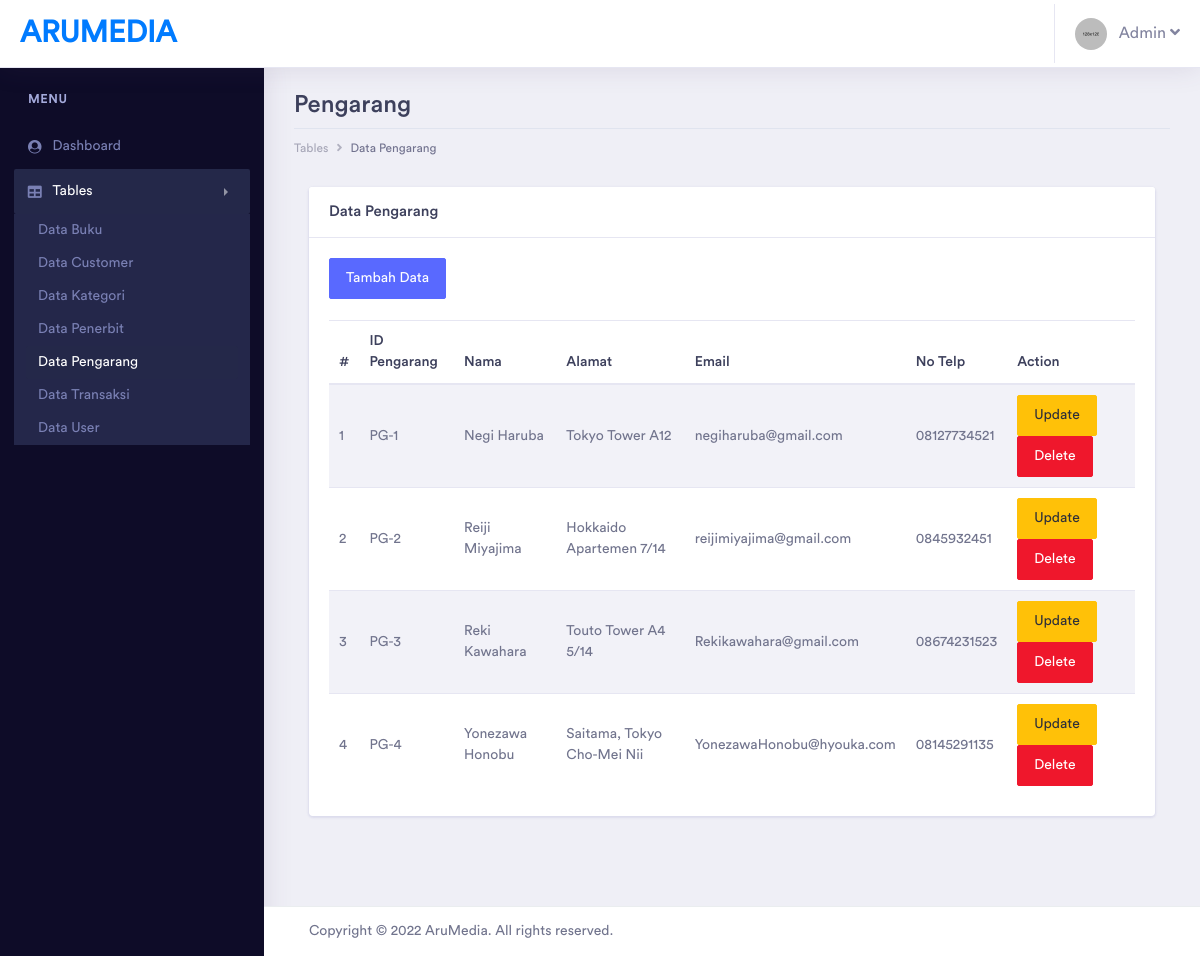
/admin/pages/tables/pengarang/table_pengarang.php (signed in), run on the app's committed database.
### tables this page shows
CREATE TABLE `pengarang` (
  `id_pengarang` varchar(20) NOT NULL,
  `nama_pengarang` varchar(100) NOT NULL,
  `alamat_pengarang` varchar(200) NOT NULL,
  `email_pengarang` varchar(50) NOT NULL,
  `telp_pengarang` varchar(20) NOT NULL,
  `deleted` tinyint(1) NOT NULL
);

### admin/pages/tables/pengarang/table_pengarang.php (the view, shortened to what this page needs)
<?php
include '../../../../helper/connection.php';
?>
<?php
if(!$_SESSION['username'] && !$_SESSION['password'] && $_SESSION['tipe_user'] != "Admin")
{
    echo "
		<script type='text/javascript'>
		alert('Anda harus login terlebih dahulu!')
		window.location='../../../index.php';
		</script>";
}
else
{
?>
<!doctype html>
<html lang="en">
<head>
    <link rel="stylesheet" href="../../../assets/vendor/bootstrap/css/bootstrap.min.css">
    <link href="../../../assets/vendor/fonts/circular-std/style.css" rel="stylesheet">
    <link rel="stylesheet" href="../../../assets/libs/css/style.css">
    <link rel="stylesheet" href="../../../assets/vendor/fonts/fontawesome/css/fontawesome-all.css">
    <link rel="stylesheet" href="../../../assets/vendor/charts/chartist-bundle/chartist.css">
    <link rel="stylesheet" href="../../../assets/vendor/charts/morris-bundle/morris.css">
    <link rel="stylesheet" href="../../../assets/vendor/fonts/material-design-iconic-font/css/materialdesignicons.min.css">
    <link rel="stylesheet" href="../../../assets/vendor/charts/c3charts/c3.css">
    <link rel="stylesheet" href="../../../assets/vendor/fonts/flag-icon-css/flag-icon.min.css">
</head>
<body>
    <div class="dashboard-main-wrapper">
        <div class="dashboard-header">
            <nav class="navbar navbar-expand-lg bg-white fixed-top">
                <a class="navbar-brand" href="../../../dashboard.php">AruMedia</a>
                <div class="collapse navbar-collapse " id="navbarSupportedContent">
                    <ul class="navbar-nav ml-auto navbar-right-top">
                        <li class="nav-item dropdown nav-user">
                            <a class="nav-link nav-user-img" href="#" id="navbarDropdownMenuLink2" data-toggle="dropdown"
                                aria-haspopup="true" aria-expanded="false"><img src="../../../assets/images/avatar-1.jpg"
                                    alt="" class="user-avatar-md rounded-circle">&nbsp;&nbsp;&nbsp;Admin <i class="fas fa-angle-down"></i></a>
                        </li>
                    </ul>
                </div>
            </nav>
        </div>
        <div class="nav-left-sidebar sidebar-dark">
            <div class="menu-list">
                <nav class="navbar navbar-expand-lg navbar-light">
                    <div class="collapse navbar-collapse" id="navbarNav">
                        <ul class="navbar-nav flex-column">
                            <li class="nav-divider">
                                Menu
                            </li>
                            <li class="nav-item ">
                                <a class="nav-link" href="../../../dashboard.php" aria-expanded="false" data-target="#submenu-1"
                                    aria-controls="submenu-1"><i class="fa fa-fw fa-user-circle"></i>Dashboard
                                    <span class="badge badge-success">6</span></a>
                            </li>
                            <li class="nav-item">
                                <a class="nav-link active" href="#" data-toggle="collapse" aria-expanded="false"
                                    data-target="#submenu-5" aria-controls="submenu-5"><i class="fas fa-fw fa-table"></i>Tables</a>
                                <div id="submenu-5" class="collapse submenu show" style="">
                                    <ul class="nav flex-column">
                                        <li class="nav-item">
                                            <a class="nav-link" href="../buku/table_buku.php">Data Buku</a>
                                        </li>
                                        <li class="nav-item">
                                            <a class="nav-link" href="../customer/table_customer.php">Data Customer</a>
                                        </li>
                                        <li class="nav-item">
                                            <a class="nav-link" href="../kategori/table_kategori.php">Data
                                                Kategori</a>
                                        </li>
                                        <li class="nav-item">
                                            <a class="nav-link" href="../penerbit/table_penerbit.php">Data Penerbit</a>
                                        </li>
                                        <li class="nav-item">
                                            <a class="nav-link active" href="table_pengarang.php">Data Pengarang</a>
                                        </li>
                                        <li class="nav-item">
                                            <a class="nav-link" href="../transaksi/table_transaksi.php">Data Transaksi</a>
                                        </li>
                                        <li class="nav-item">
                                            <a class="nav-link" href="../user/table_user.php">Data User</a>
                                        </li>
                                    </ul>
                                </div>
                            </li>
                        </ul>
                    </div>
                </nav>
            </div>
        </div>
        <div class="dashboard-wrapper">
            <div class="dashboard-ecommerce">
                <div class="container-fluid dashboard-content ">
                    <div class="row">
                        <div class="col-xl-12 col-lg-12 col-md-12 col-sm-12 col-12">
                            <div class="page-header">
                                <h2 class="pageheader-title">Pengarang</h2>
                                <div class="page-breadcrumb">
                                    <nav aria-label="breadcrumb">
                                        <ol class="breadcrumb">
                                            <li class="breadcrumb-item"><a href="#" class="breadcrumb-link">Tables</a></li>
                                            <li class="breadcrumb-item active" aria-current="page">Data Pengarang</li>
                                        </ol>
                                    </nav>
                                </div>
                            </div>
                        </div>
                    </div>
                    <div class="col-xl-12">
                        <div class="card">
                            <h5 class="card-header">Data Pengarang</h5>
                            <div class="card-body">
                                <a href="form_pengarang.php" class="btn btn-primary">Tambah Data</a>
                                <br><br>
                                <table class="table table-striped">
                                    <thead>
                                        <tr>
                                            <th>#</th>
                                            <th>ID Pengarang</th>
                                            <th>Nama</th>
                                            <th>Alamat</th>
                                            <th>Email</th>
                                            <th>No Telp</th>
                                            <th>Action</th>
                                        </tr>
                                    </thead>
                                    <tbody>
                                        <?php
                                            $query =
                                            "SELECT * FROM pengarang WHERE deleted = 0";
                                            $result = mysqli_query($con, $query);
                                            if (mysqli_num_rows($result) > 0)
                                            {
                                                $index = 1;
                                                while($row = mysqli_fetch_assoc($result))
                                                {
                                                    $id_pengarang = $row['id_pengarang'];
                                                    echo "
                                                    <tr>
                                                        <td>" . $index++ . "</td>
                                                        <td>" . $row["id_pengarang"] . "</td>
                                                        <td>" . $row["nama_pengarang"] . "</td>
                                                        <td>" . $row["alamat_pengarang"] . "</td>
                                                        <td>" . $row["email_pengarang"] . "</td>
                                                        <td>" . $row["telp_pengarang"] . "</td>
                                                        <td>
                                                            <a href='form_edit_pengarang.php?id_pengarang=$id_pengarang' class='btn btn-warning'>Update</a>
                                                            <a href='process/delete_pengarang.php?id_pengarang=$id_pengarang' class='btn btn-danger'>Delete</a>
                                                        </td>
                                                    </tr>
                                                    ";
                                                }
                                            }
                                            ?>
                                    </tbody>
                                </table>
                            </div>
                        </div>
                    </div>
                </div>
            </div>
            <div class="footer">
                <div class="container-fluid">
                    <div class="row">
                        <div class="col-xl-6 col-lg-6 col-md-6 col-sm-12 col-12">
                        Copyright © 2022 AruMedia. All rights reserved.
                        </div>
                        <div class="col-xl-6 col-lg-6 col-md-6 col-sm-12 col-12">
                        </div>
                    </div>
                </div>
            </div>
        </div>
    </div>
</body>
</html>
<?php } ?>

### data on the page
pengarang: id_pengarang "PG-1", nama_pengarang "Negi Haruba", alamat_pengarang "Tokyo Tower A12", email_pengarang "negiharuba@gmail.com", telp_pengarang "08127734521"
pengarang: id_pengarang "PG-2", nama_pengarang "Reiji Miyajima", alamat_pengarang "Hokkaido Apartemen 7/14", email_pengarang "reijimiyajima@gmail.com", telp_pengarang "0845932451"
pengarang: id_pengarang "PG-3", nama_pengarang "Reki Kawahara", alamat_pengarang "Touto Tower A4 5/14", email_pengarang "Rekikawahara@gmail.com", telp_pengarang "08674231523"
pengarang: id_pengarang "PG-4", nama_pengarang "Yonezawa Honobu", alamat_pengarang "Saitama, Tokyo Cho-Mei Nii", email_pengarang "YonezawaHonobu@hyouka.com", telp_pengarang "08145291135"
